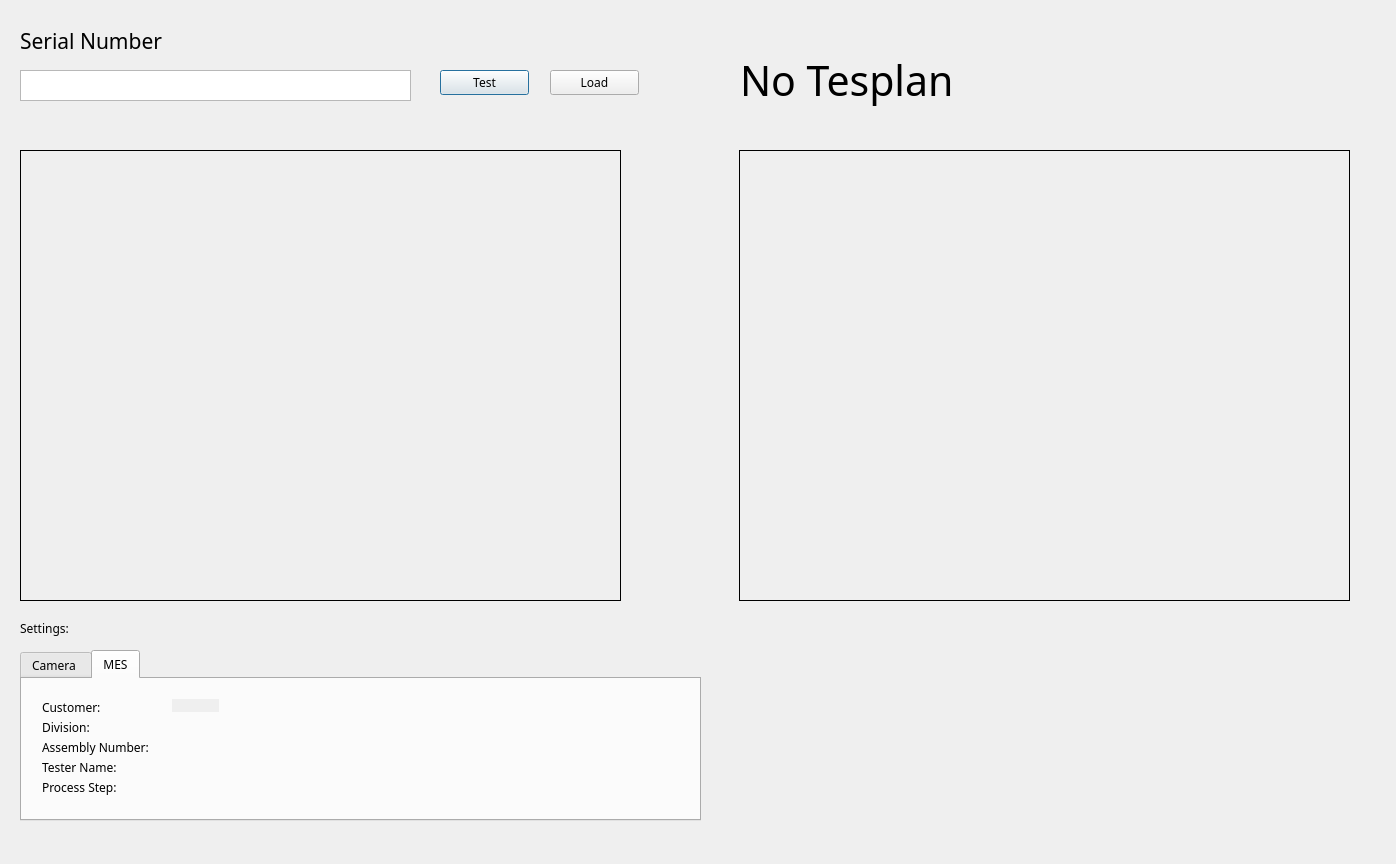
<?xml version="1.0" encoding="UTF-8"?>
<ui version="4.0">
 <class>Dialog</class>
 <widget class="QDialog" name="Dialog">
  <property name="geometry">
   <rect>
    <x>0</x>
    <y>0</y>
    <width>1396</width>
    <height>864</height>
   </rect>
  </property>
  <property name="font">
   <font>
    <family>Microsoft New Tai Lue</family>
   </font>
  </property>
  <property name="windowTitle">
   <string>Dialog</string>
  </property>
  <widget class="QLabel" name="image_label1">
   <property name="geometry">
    <rect>
     <x>20</x>
     <y>150</y>
     <width>601</width>
     <height>451</height>
    </rect>
   </property>
   <property name="frameShape">
    <enum>QFrame::Box</enum>
   </property>
   <property name="text">
    <string/>
   </property>
  </widget>
  <widget class="QLabel" name="image_label2">
   <property name="geometry">
    <rect>
     <x>739</x>
     <y>150</y>
     <width>611</width>
     <height>451</height>
    </rect>
   </property>
   <property name="frameShape">
    <enum>QFrame::Box</enum>
   </property>
   <property name="text">
    <string/>
   </property>
  </widget>
  <widget class="QPushButton" name="test_button">
   <property name="geometry">
    <rect>
     <x>440</x>
     <y>70</y>
     <width>89</width>
     <height>25</height>
    </rect>
   </property>
   <property name="text">
    <string>Test</string>
   </property>
  </widget>
  <widget class="QPushButton" name="load_button">
   <property name="geometry">
    <rect>
     <x>550</x>
     <y>70</y>
     <width>89</width>
     <height>25</height>
    </rect>
   </property>
   <property name="text">
    <string>Load</string>
   </property>
  </widget>
  <widget class="QTabWidget" name="tabWidget">
   <property name="geometry">
    <rect>
     <x>20</x>
     <y>650</y>
     <width>681</width>
     <height>171</height>
    </rect>
   </property>
   <property name="currentIndex">
    <number>1</number>
   </property>
   <widget class="QWidget" name="Camera_tab">
    <attribute name="title">
     <string>Camera </string>
    </attribute>
    <widget class="QWidget" name="layoutWidget">
     <property name="geometry">
      <rect>
       <x>180</x>
       <y>40</y>
       <width>341</width>
       <height>91</height>
      </rect>
     </property>
     <layout class="QVBoxLayout" name="verticalLayout">
      <item>
       <layout class="QHBoxLayout" name="horizontalLayout">
        <item>
         <widget class="QLabel" name="focus_label">
          <property name="text">
           <string>Focus</string>
          </property>
         </widget>
        </item>
        <item>
         <widget class="QSlider" name="focus_slide">
          <property name="maximum">
           <number>250</number>
          </property>
          <property name="orientation">
           <enum>Qt::Horizontal</enum>
          </property>
         </widget>
        </item>
       </layout>
      </item>
      <item>
       <layout class="QHBoxLayout" name="horizontalLayout_2">
        <item>
         <widget class="QLabel" name="exposure_label">
          <property name="text">
           <string>Exposure</string>
          </property>
         </widget>
        </item>
        <item>
         <widget class="QSlider" name="exposure_slide">
          <property name="maximum">
           <number>2047</number>
          </property>
          <property name="orientation">
           <enum>Qt::Horizontal</enum>
          </property>
         </widget>
        </item>
       </layout>
      </item>
      <item>
       <layout class="QHBoxLayout" name="horizontalLayout_3">
        <item>
         <widget class="QLabel" name="zoom_label">
          <property name="text">
           <string>Zoom</string>
          </property>
         </widget>
        </item>
        <item>
         <widget class="QSlider" name="zoom_slide">
          <property name="minimum">
           <number>100</number>
          </property>
          <property name="maximum">
           <number>500</number>
          </property>
          <property name="orientation">
           <enum>Qt::Horizontal</enum>
          </property>
         </widget>
        </item>
       </layout>
      </item>
     </layout>
    </widget>
    <widget class="QLabel" name="label_4">
     <property name="geometry">
      <rect>
       <x>170</x>
       <y>10</y>
       <width>151</width>
       <height>16</height>
      </rect>
     </property>
     <property name="text">
      <string>Camera Settings</string>
     </property>
    </widget>
    <widget class="QPushButton" name="load_button_3">
     <property name="geometry">
      <rect>
       <x>560</x>
       <y>110</y>
       <width>89</width>
       <height>25</height>
      </rect>
     </property>
     <property name="text">
      <string>Save </string>
     </property>
    </widget>
    <widget class="QPushButton" name="start_button">
     <property name="geometry">
      <rect>
       <x>10</x>
       <y>20</y>
       <width>89</width>
       <height>25</height>
      </rect>
     </property>
     <property name="text">
      <string>Start</string>
     </property>
    </widget>
    <widget class="QPushButton" name="take_pic">
     <property name="geometry">
      <rect>
       <x>10</x>
       <y>100</y>
       <width>89</width>
       <height>25</height>
      </rect>
     </property>
     <property name="text">
      <string>Photo</string>
     </property>
    </widget>
    <widget class="QPushButton" name="stop_button">
     <property name="geometry">
      <rect>
       <x>10</x>
       <y>60</y>
       <width>89</width>
       <height>25</height>
      </rect>
     </property>
     <property name="text">
      <string>Stop</string>
     </property>
    </widget>
   </widget>
   <widget class="QWidget" name="MES_tab">
    <attribute name="title">
     <string>MES</string>
    </attribute>
    <widget class="QLabel" name="label_5">
     <property name="geometry">
      <rect>
       <x>20</x>
       <y>20</y>
       <width>151</width>
       <height>16</height>
      </rect>
     </property>
     <property name="text">
      <string>Customer:</string>
     </property>
    </widget>
    <widget class="QLabel" name="label_8">
     <property name="geometry">
      <rect>
       <x>20</x>
       <y>40</y>
       <width>151</width>
       <height>16</height>
      </rect>
     </property>
     <property name="text">
      <string>Division:</string>
     </property>
    </widget>
    <widget class="QLabel" name="label_9">
     <property name="geometry">
      <rect>
       <x>20</x>
       <y>60</y>
       <width>151</width>
       <height>16</height>
      </rect>
     </property>
     <property name="text">
      <string>Assembly Number:</string>
     </property>
    </widget>
    <widget class="QLabel" name="label_10">
     <property name="geometry">
      <rect>
       <x>20</x>
       <y>80</y>
       <width>151</width>
       <height>16</height>
      </rect>
     </property>
     <property name="text">
      <string>Tester Name:</string>
     </property>
    </widget>
    <widget class="QLabel" name="label_11">
     <property name="geometry">
      <rect>
       <x>20</x>
       <y>100</y>
       <width>151</width>
       <height>16</height>
      </rect>
     </property>
     <property name="text">
      <string>Process Step:</string>
     </property>
    </widget>
    <widget class="QLabel" name="label_customer">
     <property name="geometry">
      <rect>
       <x>150</x>
       <y>20</y>
       <width>47</width>
       <height>13</height>
      </rect>
     </property>
     <property name="autoFillBackground">
      <bool>true</bool>
     </property>
     <property name="text">
      <string/>
     </property>
    </widget>
    <widget class="QLabel" name="label_division">
     <property name="geometry">
      <rect>
       <x>150</x>
       <y>33</y>
       <width>47</width>
       <height>20</height>
      </rect>
     </property>
     <property name="text">
      <string/>
     </property>
    </widget>
    <widget class="QLabel" name="label_assembly_number">
     <property name="geometry">
      <rect>
       <x>150</x>
       <y>60</y>
       <width>47</width>
       <height>13</height>
      </rect>
     </property>
     <property name="text">
      <string/>
     </property>
    </widget>
    <widget class="QLabel" name="label_tester_name">
     <property name="geometry">
      <rect>
       <x>150</x>
       <y>80</y>
       <width>47</width>
       <height>13</height>
      </rect>
     </property>
     <property name="text">
      <string/>
     </property>
    </widget>
    <widget class="QLabel" name="label_process_step">
     <property name="geometry">
      <rect>
       <x>150</x>
       <y>100</y>
       <width>47</width>
       <height>13</height>
      </rect>
     </property>
     <property name="text">
      <string/>
     </property>
    </widget>
   </widget>
  </widget>
  <widget class="QLabel" name="label_6">
   <property name="geometry">
    <rect>
     <x>20</x>
     <y>620</y>
     <width>101</width>
     <height>16</height>
    </rect>
   </property>
   <property name="text">
    <string>Settings:</string>
   </property>
  </widget>
  <widget class="QLabel" name="label_7">
   <property name="geometry">
    <rect>
     <x>20</x>
     <y>30</y>
     <width>301</width>
     <height>21</height>
    </rect>
   </property>
   <property name="font">
    <font>
     <pointsize>16</pointsize>
    </font>
   </property>
   <property name="text">
    <string>Serial Number</string>
   </property>
  </widget>
  <widget class="QLabel" name="label_2">
   <property name="geometry">
    <rect>
     <x>740</x>
     <y>50</y>
     <width>601</width>
     <height>61</height>
    </rect>
   </property>
   <property name="font">
    <font>
     <pointsize>31</pointsize>
     <weight>50</weight>
     <italic>false</italic>
     <bold>false</bold>
     <underline>false</underline>
     <strikeout>false</strikeout>
    </font>
   </property>
   <property name="text">
    <string>No Tesplan </string>
   </property>
  </widget>
  <widget class="QTextEdit" name="textEdit">
   <property name="geometry">
    <rect>
     <x>20</x>
     <y>70</y>
     <width>391</width>
     <height>31</height>
    </rect>
   </property>
   <property name="autoFillBackground">
    <bool>false</bool>
   </property>
  </widget>
  <zorder>test_button</zorder>
  <zorder>load_button</zorder>
  <zorder>image_label2</zorder>
  <zorder>image_label1</zorder>
  <zorder>tabWidget</zorder>
  <zorder>label_6</zorder>
  <zorder>label_7</zorder>
  <zorder>label_2</zorder>
  <zorder>textEdit</zorder>
 </widget>
 <resources/>
 <connections/>
</ui>
